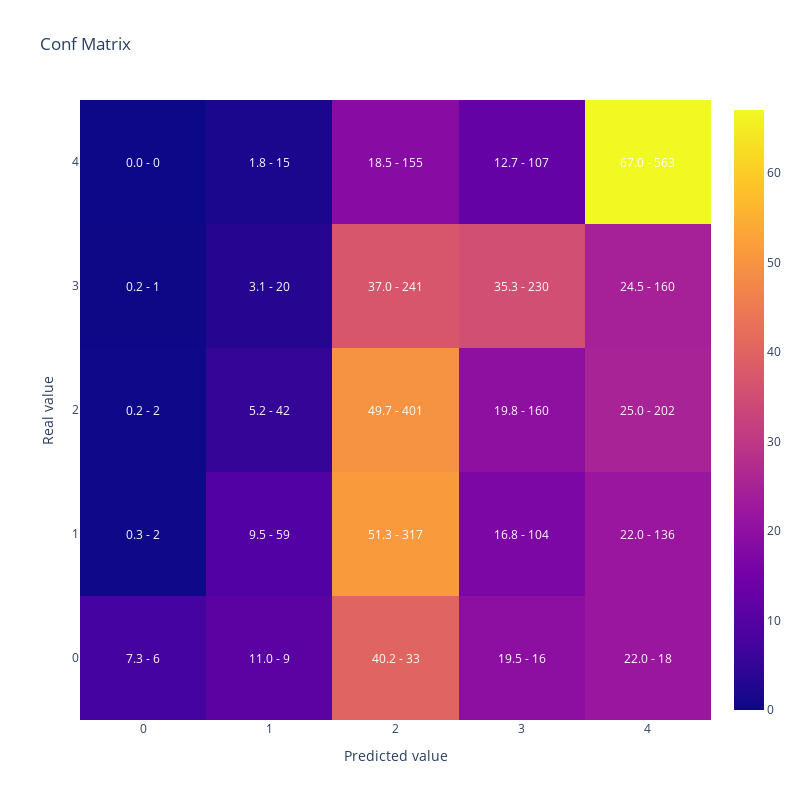

The code cell stored with this chart in its notebook:
### Code cell
#Vamos a replicar el resultado de la optimizacion reentrenando el modelo con el mejor conjunto de hiperparametros
#Generamos parametros incluyendo los fijos y la mejor solución que encontro optuna
lgb_params =  {      **lgbm_params,
                        'objective': 'multiclassova',
                        'verbosity':-1,
                        'num_class': len(y_train.unique())}

lgb_train_dataset = lgb.Dataset(data=X_train,
                                label=y_train)


#Entreno
lgb_model = lgb.train(lgb_params,
                    lgb_train_dataset)

lgb_proba = lgb_model.predict(X_val)
lgb_pred = lgb_model.predict(X_val).argmax(axis=1)

#Muestro matriz de confusion y kappa
display(plot_confusion_matrix(y_val, lgb_pred))

cohen_kappa_score(y_val,lgb_pred,
                  weights = 'quadratic')

### Figure 1 — Plotly figure (JSON) as saved in the notebook; plotly's stock layout.template omitted (floating-point values rounded to 4 significant figures)
{"data": [{"type": "heatmap", "x": [0, 1, 2, 3, 4], "y": [0, 1, 2, 3, 4], "z": [[7.317, 10.98, 40.24, 19.51, 21.95], [0.3236, 9.547, 51.29, 16.83, 22.01], [0.2478, 5.204, 49.69, 19.83, 25.03], [0.1534, 3.067, 36.96, 35.28, 24.54], [0, 1.786, 18.45, 12.74, 67.02]]}], "layout": {"annotations": [{"font": {"color": "white"}, "showarrow": false, "text": "7.3 - 6", "x": 0, "xref": "x", "y": 0, "yref": "y"}, {"font": {"color": "white"}, "showarrow": false, "text": "11.0 - 9", "x": 1, "xref": "x", "y": 0, "yref": "y"}, {"font": {"color": "white"}, "showarrow": false, "text": "40.2 - 33", "x": 2, "xref": "x", "y": 0, "yref": "y"}, {"font": {"color": "white"}, "showarrow": false, "text": "19.5 - 16", "x": 3, "xref": "x", "y": 0, "yref": "y"}, {"font": {"color": "white"}, "showarrow": false, "text": "22.0 - 18", "x": 4, "xref": "x", "y": 0, "yref": "y"}, {"font": {"color": "white"}, "showarrow": false, "text": "0.3 - 2", "x": 0, "xref": "x", "y": 1, "yref": "y"}, {"font": {"color": "white"}, "showarrow": false, "text": "9.5 - 59", "x": 1, "xref": "x", "y": 1, "yref": "y"}, {"font": {"color": "white"}, "showarrow": false, "text": "51.3 - 317", "x": 2, "xref": "x", "y": 1, "yref": "y"}, {"font": {"color": "white"}, "showarrow": false, "text": "16.8 - 104", "x": 3, "xref": "x", "y": 1, "yref": "y"}, {"font": {"color": "white"}, "showarrow": false, "text": "22.0 - 136", "x": 4, "xref": "x", "y": 1, "yref": "y"}, {"font": {"color": "white"}, "showarrow": false, "text": "0.2 - 2", "x": 0, "xref": "x", "y": 2, "yref": "y"}, {"font": {"color": "white"}, "showarrow": false, "text": "5.2 - 42", "x": 1, "xref": "x", "y": 2, "yref": "y"}, {"font": {"color": "white"}, "showarrow": false, "text": "49.7 - 401", "x": 2, "xref": "x", "y": 2, "yref": "y"}, {"font": {"color": "white"}, "showarrow": false, "text": "19.8 - 160", "x": 3, "xref": "x", "y": 2, "yref": "y"}, {"font": {"color": "white"}, "showarrow": false, "text": "25.0 - 202", "x": 4, "xref": "x", "y": 2, "yref": "y"}, {"font": {"color": "white"}, "showarrow": false, "text": "0.2 - 1", "x": 0, "xref": "x", "y": 3, "yref": "y"}, {"font": {"color": "white"}, "showarrow": false, "text": "3.1 - 20", "x": 1, "xref": "x", "y": 3, "yref": "y"}, {"font": {"color": "white"}, "showarrow": false, "text": "37.0 - 241", "x": 2, "xref": "x", "y": 3, "yref": "y"}, {"font": {"color": "white"}, "showarrow": false, "text": "35.3 - 230", "x": 3, "xref": "x", "y": 3, "yref": "y"}, {"font": {"color": "white"}, "showarrow": false, "text": "24.5 - 160", "x": 4, "xref": "x", "y": 3, "yref": "y"}, {"font": {"color": "white"}, "showarrow": false, "text": "0.0 - 0", "x": 0, "xref": "x", "y": 4, "yref": "y"}, {"font": {"color": "white"}, "showarrow": false, "text": "1.8 - 15", "x": 1, "xref": "x", "y": 4, "yref": "y"}, {"font": {"color": "white"}, "showarrow": false, "text": "18.5 - 155", "x": 2, "xref": "x", "y": 4, "yref": "y"}, {"font": {"color": "white"}, "showarrow": false, "text": "12.7 - 107", "x": 3, "xref": "x", "y": 4, "yref": "y"}, {"font": {"color": "white"}, "showarrow": false, "text": "67.0 - 563", "x": 4, "xref": "x", "y": 4, "yref": "y"}], "height": 800, "title": {"text": "Conf Matrix"}, "width": 800, "xaxis": {"title": {"text": "Predicted value"}}, "yaxis": {"title": {"text": "Real value"}}}}
